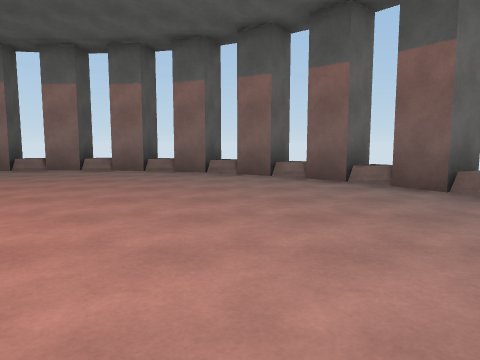
[1] (above)

12 first-person views from a walk through a Unity game level. The camera is 1.3 m above the floor, tilts 6° down and sees 70° across. The floor is counted in squares, 2 m on a side. Each view is taken from the middle of a square. On the plan, view 1 faces up. The plan holds only what a view shows up to about 10 squares ahead; the rest is blank. The place goes on beyond the plan. The player character is not drawn.

[2]
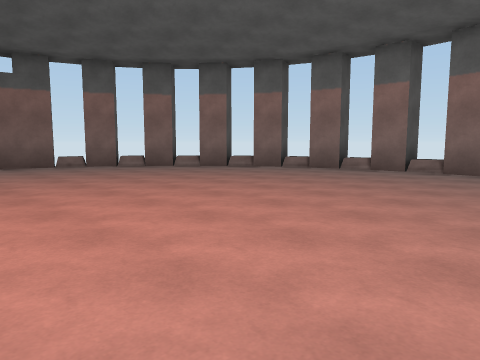

[3]
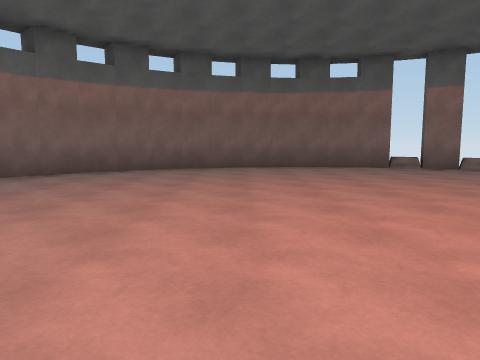

[4]
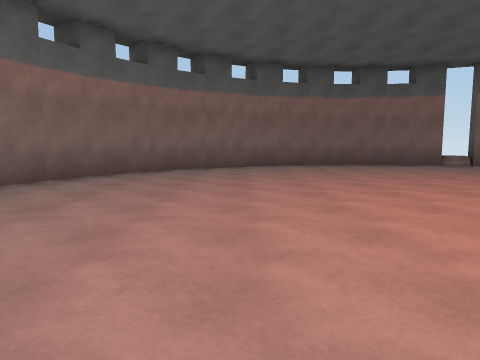

[5]
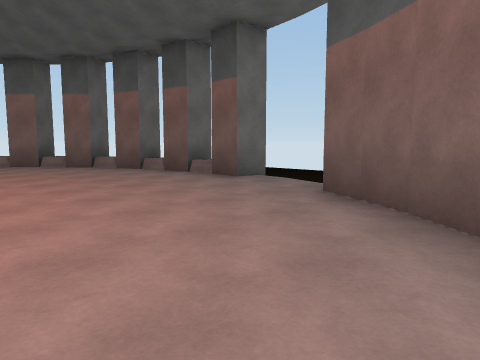

[6]
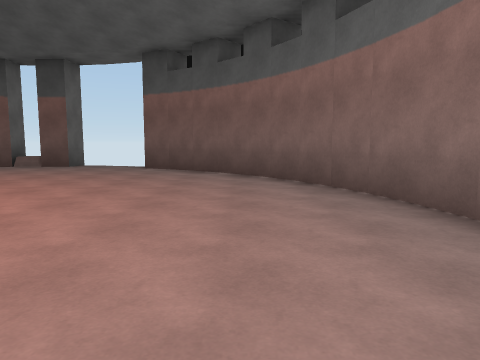

[7]
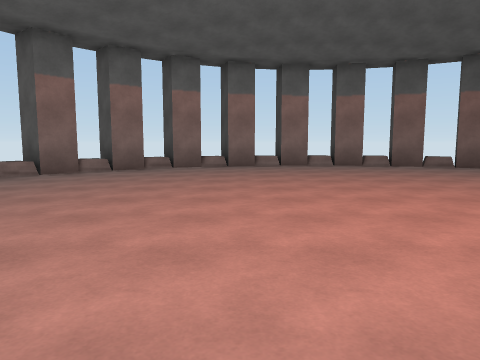

[8]
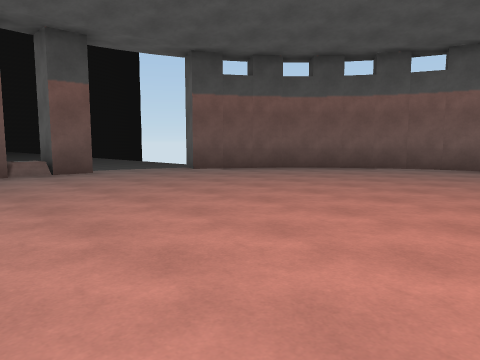

[9]
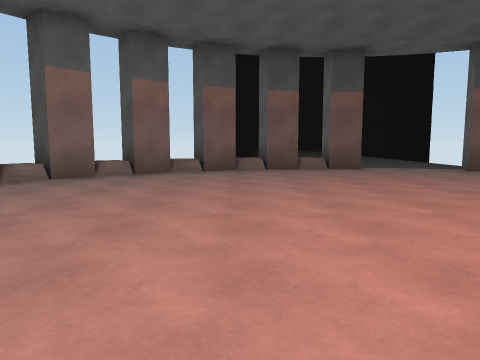

[10]
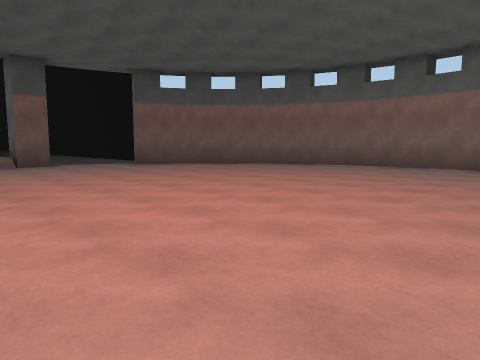

[11]
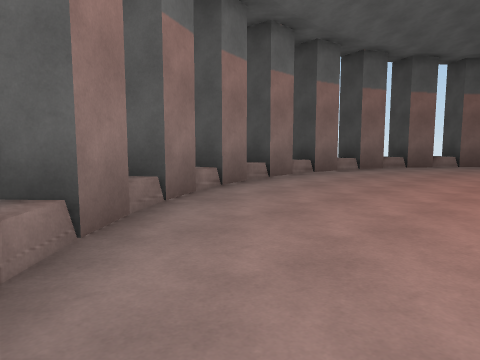

[12]
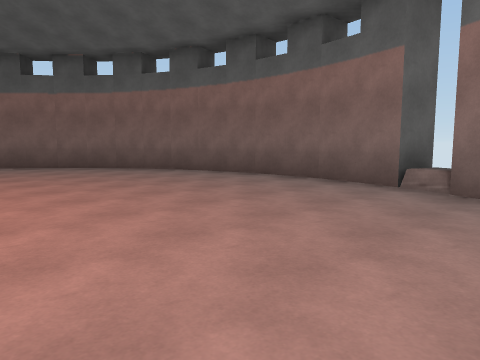

### Floor plan
Points are (right, up) in squares from view 1. A wall is a line through its corners. A room is listed if a view was taken in it or the views show most of it. See-through windows are left out.
Room 1 (views 1, 2, 3, 4, 5, 6, 7, 8, 9, 10, 11, 12)
walls: (-3.9, 8.4) (-4.8, 8.4); (-7, 7.8) (-7.8, 7.4) (-8.2, 8.1); (-9.6, 5.9) (-10.2, 5.2); (-2.3, 8.3) (-3.1, 8.4); (-8.5, 7) (-9.1, 6.4); (-0.8, 7.8) (-1.5, 8.1) (-1.4, 8.6); (-10.6, 4.6) (-11, 3.8); (1.8, 5.9) (1.3, 6.5); (-11.3, 3.1) (-11.5, 2.3); (-11.6, 1.6) (-11.7, 0.6); (-11.5, 2.4) (-11.7, 1.4); (-11.6, -0.1) (-11.5, -1); (2.8, 4.6) (2.4, 5.3); (-11.7, 0.7) (-11.6, -0.2); (-11.5, -0.9) (-11.3, -1.8); (-11.3, -1.7) (-11, -2.5); (3.5, 3.1) (3.2, 3.9); (3.8, 1.5) (3.7, 2.3); (-10.2, -3.8) (-9.6, -4.6); (-11.1, -2.4) (-10.6, -3.3); (3.8, -0.1) (3.8, 0.7); (-10.7, -3.2) (-10.2, -3.9); (-9.7, -4.5) (-9.1, -5.1) (-8.5, -5.6) (-7.7, -6.1); (2.3, -3.9) (2.9, -3.1); (-7.9, -6) (-7, -6.5); (-4.8, -7) (-3.8, -7.1); (0.6, -5.6) (1.3, -5.1) (1.9, -4.5); (2.8, -3.3) (3.2, -2.5); (-7.2, -6.4) (-6.2, -6.7); (-0.8, -6.4) (0.1, -6); (1.8, -4.6) (2.4, -3.8); (-2.3, -6.9) (-1.5, -6.7) (-0.7, -6.4); (-3.9, -7.1) (-3.1, -7) (-2.2, -6.9); (-0.1, -6.1) (0.8, -5.5); (-5.3, -7) (-4.7, -7.1); (-5.7, 9) (-5.6, 8.3) (-6.3, 8.1); (1.1, 7.6) (0.6, 7) (-0.1, 7.4)
low walls: (-6.3, 8.1) (-7.1, 7.8); (-9.2, 6.4) (-9.7, 5.9); (-10.4, 5) (-10.7, 4.6); (-11, 3.9) (-11.2, 3.4); (-0.1, 7.5) (-0.8, 7.8); (2.3, 5.3) (1.9, 5.9); (1.3, 6.5) (0.7, 7); (3.2, 3.9) (2.8, 4.6); (3.7, 2.4) (3.5, 3.1); (3.9, 0.6) (3.8, 1.4)
ways out: opening at (4, -1.5); gap at (-12, 3); gap at (-11, 5); gap at (-7.5, 8); gap at (-3.5, 9); gap at (0, 8)

Positions as (right, up) in squares from view 1, and headings:
1: (0, 0), facing up
2: (-1, 0), facing up-left
3: (-2, -1), facing left
4: (-1, -3), facing left
5: (-1, -5), facing up-right
6: (-6, -5), facing right
7: (-6, -2), facing up
8: (-4, 3), facing down-right
9: (-5, 3), facing right
10: (-7, 3), facing down-right
11: (-10, 4), facing up-right
12: (-6, 5), facing down-left
